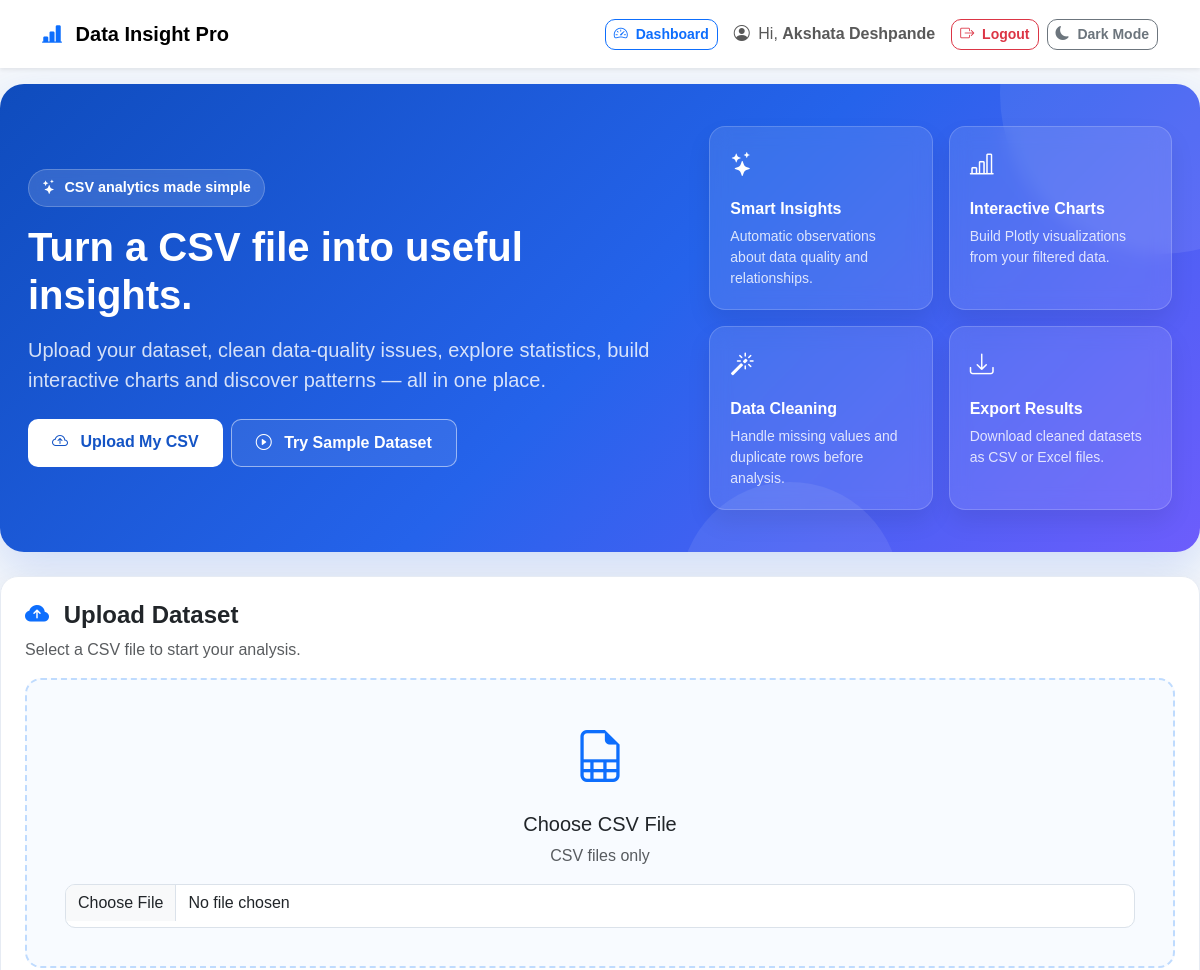
Page / (signed in, upper part) on the earlier database version.
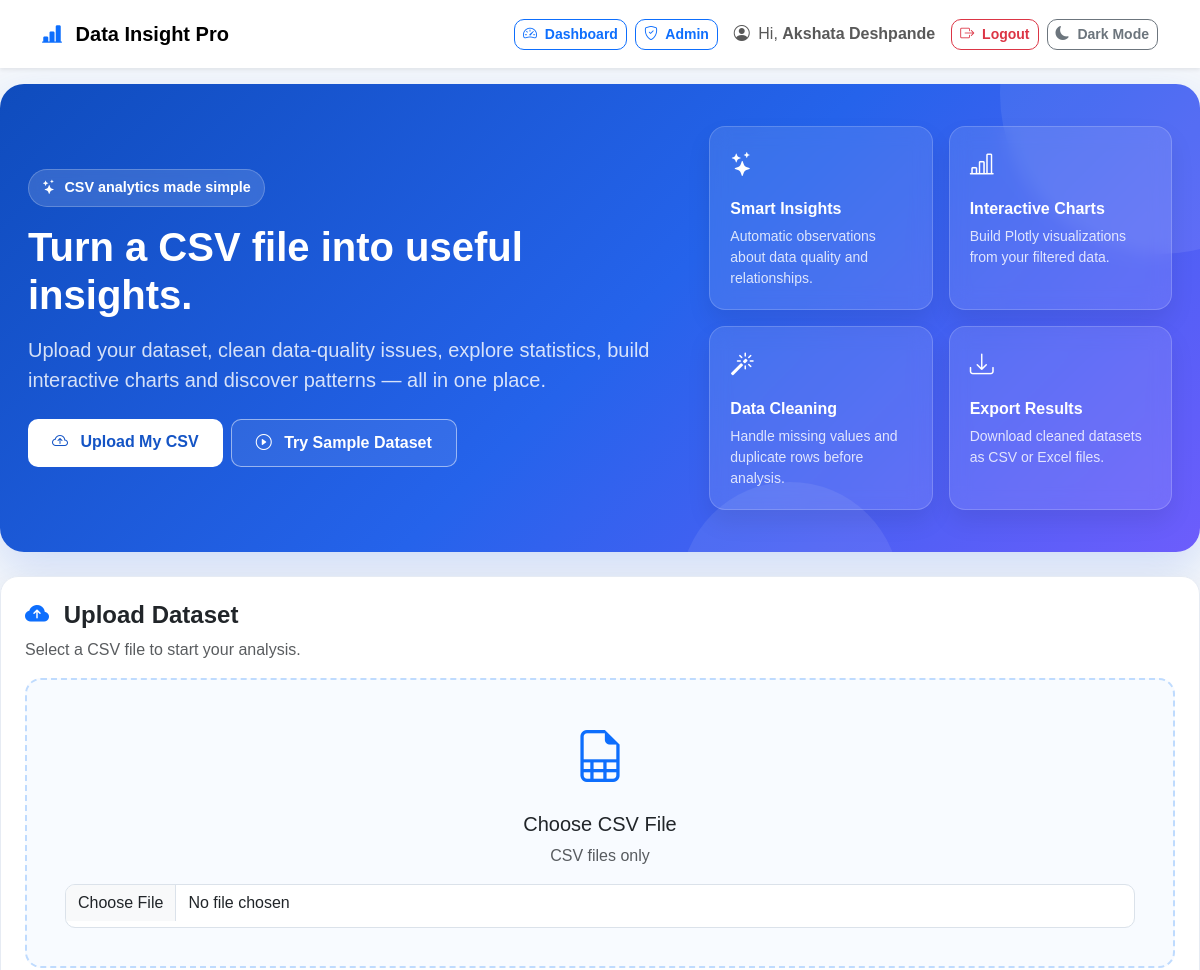
Same page on the later database version.
### app.py (the view, shortened to what this page needs)
@app.route(
    "/",
    methods=["GET", "POST"]
)
def index():
    if not current_user.is_authenticated:
        return render_template("landing.html")
    error = None
    plot_html = None
    selected_x = None
    selected_y = None
    selected_chart = None
    eda_result = None
    selected_eda_column = None
    df_global = (
        load_original_dataframe()
    )
    df_filtered = (
        load_filtered_dataframe()
    )
    df_global = (
        load_original_dataframe()
    )
    df_filtered = (
        load_filtered_dataframe()
    )
    dashboard = {
        "summary": None,
        "preview": None,
        "columns": None,
        "heatmap": None,
        "ai_insights": None,
        "rows": None,
        "cols": None,
        "missing": None,
        "duplicates": None,
        "memory": None,
        "numeric_count": None,
        "categorical_count": None,
        "numeric_columns": [],
        "categorical_columns": [],
        "missing_table": None,
        "duplicate_rows": None
    }
    if df_global is not None:
        try:
            dashboard = prepare_dashboard_data(df_global)
        except Exception as dashboard_error:
            import traceback
            print("=" * 80)
            print("DASHBOARD PREPARATION ERROR")
            print(repr(dashboard_error))
            traceback.print_exc()
            print("=" * 80)
            error = (
                "The dataset was uploaded, but the dashboard "
                "could not be prepared. Please check the server logs."
            )
    original_rows = None
    filtered_rows = None
    filtered_preview = None
    if df_global is not None:
        original_rows = len(
            df_global
        )
    if df_filtered is not None:
        filtered_rows = len(
            df_filtered
        )
        filtered_preview = (
            df_filtered
            .head(50)
            .to_html(
                classes=(
                    "table table-bordered "
                    "table-hover table-striped"
                ),
                index=False,
                border=0
            )
        )
    return render_template(
        "index.html",
        **dashboard,
        dataset_name=(
            session.get(
                "dataset_name"
            )
        ),
        plot_html=plot_html,
        selected_x=selected_x,
        selected_y=selected_y,
        selected_chart=selected_chart,
        original_rows=original_rows,
        filtered_rows=filtered_rows,
        filtered_preview=(
            filtered_preview
        ),
        eda_result=eda_result,
        selected_eda_column=(
            selected_eda_column
        ),
        error=error,
        status_message=None
    )

### app.py (called while the page is built)
@login_manager.user_loader
def load_user(user_id):
    try:
        return db.session.get(
            User,
            int(user_id)
        )
    except (ValueError, TypeError):
        return None

def get_user_folder():
    folder = os.path.join(
        UPLOAD_FOLDER,
        f"user_{current_user.id}"
    )
    os.makedirs(
        folder,
        exist_ok=True
    )
    return folder

def get_original_path():
    return os.path.join(
        get_user_folder(),
        "current_dataset.csv"
    )

def get_filtered_path():
    return os.path.join(
        get_user_folder(),
        "filtered_dataset.csv"
    )

def load_original_dataframe():
    path = get_original_path()
    if not os.path.exists(path):
        return None
    return pd.read_csv(path)

def load_filtered_dataframe():
    path = get_filtered_path()
    if os.path.exists(path):
        return pd.read_csv(path)
    return load_original_dataframe()

### templates/index.html (shortened to what this page needs)
{% extends "base.html" %}
{% block content %}
<div class="dashboard-shell">
<section class="product-hero">
    <div class="row align-items-center g-4">
        <div class="col-lg-7">
            <span class="product-badge">
                <i class="bi bi-stars"></i>
                CSV analytics made simple
            </span>
            <h1 class="fw-bold display-6 mt-3 mb-3">
                Turn a CSV file into useful insights.
            </h1>
            <p class="lead text-muted mb-4">
                Upload your dataset, clean data-quality issues,
                explore statistics, build interactive charts and
                discover patterns — all in one place.
            </p>
            <div class="d-flex flex-wrap gap-2">
                <a href="#upload-dataset" class="btn hero-btn hero-btn-light px-4">
                    <i class="bi bi-cloud-arrow-up me-2"></i>
                    Upload My CSV
                </a>
                <a href="{{ url_for('load_sample') }}" class="btn hero-btn hero-btn-ghost px-4">
                    <i class="bi bi-play-circle me-2"></i>
                    Try Sample Dataset
                </a>
            </div>
        </div>
        <div class="col-lg-5">
            <div class="row g-3">
                <div class="col-6">
                    <div class="product-feature">
                        <i class="bi bi-stars"></i>
                        <h6 class="fw-bold mt-3">Smart Insights</h6>
                        <p class="text-muted small mb-0">
                            Automatic observations about data quality and relationships.
                        </p>
                    </div>
                </div>
                <div class="col-6">
                    <div class="product-feature">
                        <i class="bi bi-bar-chart-line"></i>
                        <h6 class="fw-bold mt-3">Interactive Charts</h6>
                        <p class="text-muted small mb-0">
                            Build Plotly visualizations from your filtered data.
                        </p>
                    </div>
                </div>
                <div class="col-6">
                    <div class="product-feature">
                        <i class="bi bi-magic"></i>
                        <h6 class="fw-bold mt-3">Data Cleaning</h6>
                        <p class="text-muted small mb-0">
                            Handle missing values and duplicate rows before analysis.
                        </p>
                    </div>
                </div>
                <div class="col-6">
                    <div class="product-feature">
                        <i class="bi bi-download"></i>
                        <h6 class="fw-bold mt-3">Export Results</h6>
                        <p class="text-muted small mb-0">
                            Download cleaned datasets as CSV or Excel files.
                        </p>
                    </div>
                </div>
            </div>
        </div>
    </div>
</section>
<div class="card dashboard-section mb-4" id="upload-dataset">
    <div class="card-body p-4">
        <h4 class="fw-semibold">
            <i class="bi bi-cloud-arrow-up-fill me-2 text-primary"></i>
            Upload Dataset
        </h4>
        <p class="text-muted">
            Select a CSV file to start your analysis.
        </p>
        <form
            method="POST"
            enctype="multipart/form-data"
            id="uploadForm">
            <div
                class="upload-area"
                id="dropArea">
                <div class="upload-icon">
                    <i class="bi bi-file-earmark-spreadsheet"></i>
                </div>
                <h5 class="mt-3">
                    Choose CSV File
                </h5>
                <p class="text-muted">
                    CSV files only
                </p>
                <input
                    class="form-control"
                    type="file"
                    id="fileInput"
                    name="file"
                    accept=".csv,text/csv"
                    required>
            </div>
        </form>
    </div>
</div>
{% endblock %}

### templates/base.html (shortened to what this page needs)
<!DOCTYPE html>
<html lang="en">
<head>
    <link
        href="https://cdn.jsdelivr.net/npm/bootstrap@5.3.3/dist/css/bootstrap.min.css"
        rel="stylesheet">
    <link
        rel="stylesheet"
        href="https://cdn.jsdelivr.net/npm/bootstrap-icons@1.11.3/font/bootstrap-icons.min.css">
    <link
        rel="stylesheet"
        href="{{ url_for('static', filename='style.css') }}">
</head>
<body>
<nav class="navbar navbar-expand-lg navbar-light bg-white shadow-sm sticky-top">
    <div class="container">
        <a class="navbar-brand fw-bold"
           href="{% if current_user.is_authenticated %}{{ url_for('index') }}{% else %}{{ url_for('login') }}{% endif %}">
            <i class="bi bi-bar-chart-line-fill text-primary me-2"></i>
            Data Insight Pro
        </a>
        <div class="collapse navbar-collapse"
             id="mainNavbar">
            <div class="ms-auto d-flex flex-column flex-lg-row
                        align-items-lg-center gap-2 mt-3 mt-lg-0">
                {% if current_user.is_authenticated %}
                    <a
                        href="{{ url_for('index') }}"
                        class="btn btn-sm btn-outline-primary">
                        <i class="bi bi-speedometer2 me-1"></i>
                        Dashboard
                    </a>
                    {% if current_user.is_admin %}
                        <a
                            href="{{ url_for('admin') }}"
                            class="btn btn-sm btn-outline-primary">
                            <i class="bi bi-shield-check me-1"></i>
                            Admin
                        </a>
                    {% endif %}
                    <span class="navbar-text px-lg-2">
                        <i class="bi bi-person-circle me-1"></i>
                        Hi,
                        <strong>
                            {{ current_user.name }}
                        </strong>
                    </span>
                    <a
                        href="{{ url_for('logout') }}"
                        class="btn btn-sm btn-outline-danger">
                        <i class="bi bi-box-arrow-right me-1"></i>
                        Logout
                    </a>
                {% endif %}
                <button
                    type="button"
                    id="themeToggle"
                    class="btn btn-sm btn-outline-secondary">
                    <i
                        id="themeIcon"
                        class="bi bi-moon-fill me-1">
                    </i>
                    <span id="themeText">
                    </span>
                </button>
            </div>
        </div>
    </div>
</nav>
<main>
    {% block content %}
    {% endblock %}
</main>
</body>
</html>

Differences in the rows shown:
changed User "Akshata Deshpande": is_admin False → True (drawn)
Other differences:
text now shown: "Admin"
